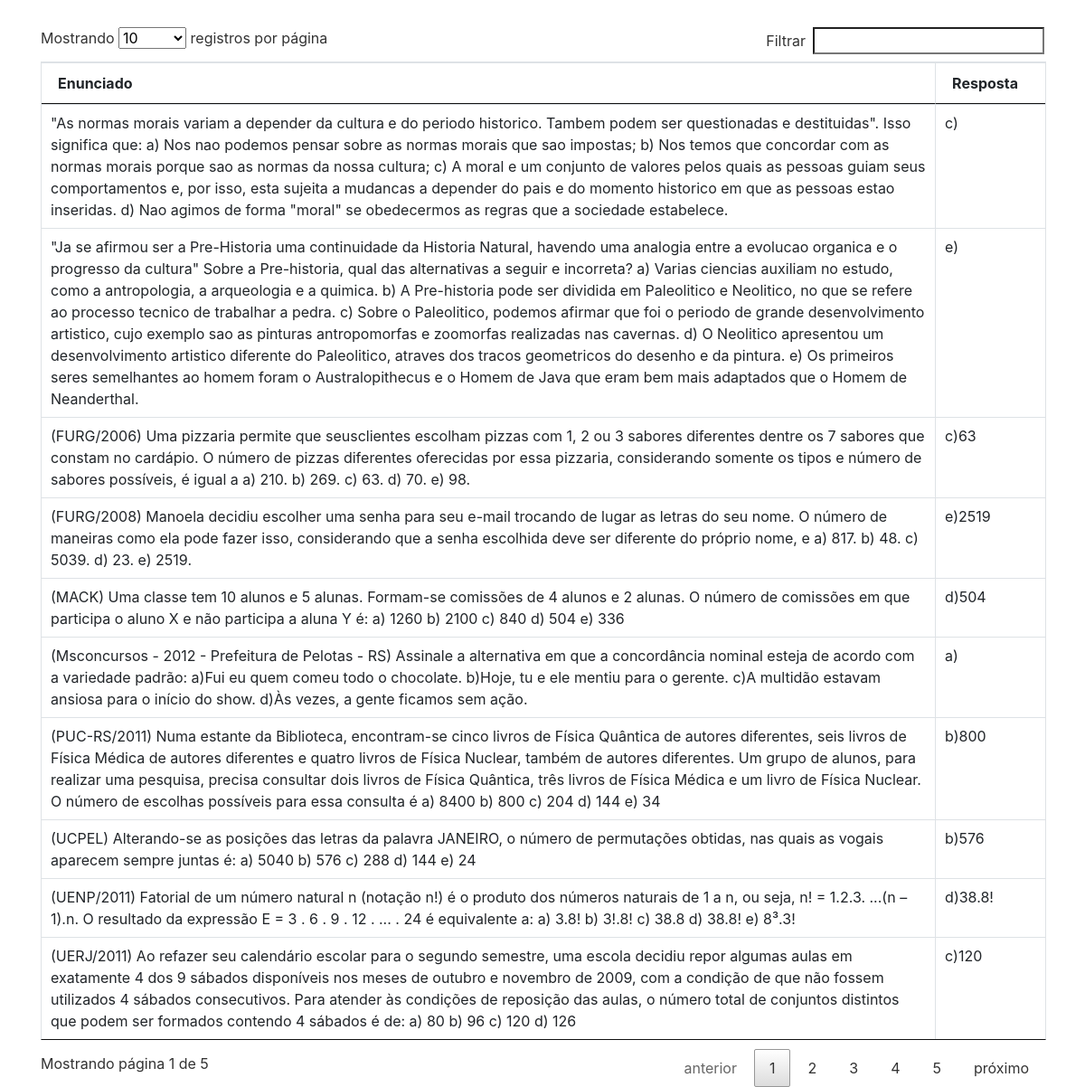
The page /listagem-questao.php on the database its author committed.
### tables this page shows
CREATE TABLE IF NOT EXISTS `questoes` (
  `idquestao` int(11) NOT NULL AUTO_INCREMENT,
  `questao` varchar(1000) NOT NULL,
  `resposta` varchar(20) NOT NULL,
  `img` varchar(500) DEFAULT NULL,
  PRIMARY KEY (`idquestao`)
);

### listagem-questao.php (the view, shortened to what this page needs)
<?php
    require_once 'conexao.php';
?>
<!DOCTYPE html>
<html lang="pt-br">
<head>
    <link rel="stylesheet" href="css/bootstrap.min.css">
    <link rel="stylesheet" href="css/datatable.css">
    <link rel="stylesheet" href="css/dataTables.bootstrap.min.css">
</head>
<body>
<div class="container" style="position:relative;top:30px;">
        <table id="tabela" class="table table-bordered table-hover">
            <thead>
                <tr class="th">
                    <th>Enunciado</th>
                    <th>Resposta</th>
                </tr>
            </thead>
            <tbody>
                <?php
                    $sql = "SELECT * FROM questoes";
                    $resultado = mysqli_query($conn, $sql);
                    while($row = mysqli_fetch_array($resultado)):
                ?>
                <tr>
                    <td><?php echo utf8_encode($row['questao'])?></td>
                    <td><?php echo utf8_encode($row['resposta'])?></td>
                </tr>
                <?php
                    endwhile;
                ?>
            </tbody>
        </table>
    </div>
</body>
</html>
</body>
</html>

### css/datatable.css (style rules this page uses)
table.dataTable { width:100%;margin:0 auto;clear:both;border-collapse:separate;border-spacing:0 }
table.dataTable thead th,table.dataTable tfoot th { font-weight:bold }
table.dataTable thead th,table.dataTable thead td { padding:10px 18px;border-bottom:1px solid #111 }
table.dataTable thead .sorting,table.dataTable thead .sorting_asc,table.dataTable thead .sorting_desc,table.dataTable thead .sorting_asc_disabled,table.dataTable thead .sorting_desc_disabled { cursor:pointer;*cursor:hand;background-repeat:no-repeat;background-position:center right }
table.dataTable thead .sorting { background-image:url("../images/sort_both.png") }
table.dataTable thead .sorting_asc { background-image:url("../images/sort_asc.png") }
table.dataTable tbody tr { background-color:#ffffff }
table.dataTable tbody th,table.dataTable tbody td { padding:8px 10px }
table.dataTable.no-footer { border-bottom:1px solid #111 }
table.dataTable,table.dataTable th,table.dataTable td { box-sizing:content-box }

### rows shown on the page
questoes: questao "(UCPEL) Alterando-se as posições das letras da palavra JANEIRO, o número de permutações obtidas, nas quais as vogais aparecem sempre juntas é: a) 5040 b) 576 c) 288 d) 144 e) 24", resposta "b)576"
questoes: questao "(FURG/2008) Manoela decidiu escolher uma senha para seu e-mail trocando de lugar as letras do seu nome. O número de maneiras como ela pode fazer isso, considerando que a senha escolhida deve ser diferente do próprio nome, e a) 817. b) 48. c) 5039. d) 23. e) 2519.", resposta "e)2519"
questoes: questao "(PUC-RS/2011) Numa estante da Biblioteca, encontram-se cinco livros de Física Quântica de autores diferentes, seis livros de Física Médica de autores diferentes e quatro livros de Física Nuclear, também de autores diferentes. Um grupo de alunos, para realizar uma pesquisa, precisa consultar dois livros de Física Quântica, três livros de Física Médica e um livro de Física Nuclear. O número de escolhas possíveis para essa consulta é a) 8400 b) 800 c) 204 d) 144 e) 34", resposta "b)800"
questoes: questao "(MACK) Uma classe tem 10 alunos e 5 alunas. Formam-se comissões de 4 alunos e 2 alunas. O número de comissões em que participa o aluno X e não participa a aluna Y é: a) 1260 b) 2100 c) 840 d) 504 e) 336", resposta "d)504"
questoes: questao "(UERJ/2011) Ao refazer seu calendário escolar para o segundo semestre, uma escola decidiu repor algumas aulas em exatamente 4 dos 9 sábados disponíveis nos meses de outubro e novembro de 2009, com a condição de que não fossem utilizados 4 sábados consecutivos. Para atender às condições de reposição das aulas, o número total de conjuntos distintos que podem ser formados contendo 4 sábados é de: a) 80 b) 96 c) 120 d) 126", resposta "c)120"
questoes: questao "(UENP/2011) Fatorial de um número natural n (notação n!) é o produto dos números naturais de 1 a n, ou seja, n! = 1.2.3. ...(n – 1).n. O resultado da expressão E = 3 . 6 . 9 . 12 . ... . 24 é equivalente a: a) 3.8! b) 3!.8! c) 38.8 d) 38.8! e) 8³.3!", resposta "d)38.8!"
questoes: questao "(FURG/2006) Uma pizzaria permite que seusclientes escolham pizzas com 1, 2 ou 3 sabores diferentes dentre os 7 sabores que constam no cardápio. O número de pizzas diferentes oferecidas por essa pizzaria, considerando somente os tipos e número de sabores possíveis, é igual a a) 210. b) 269. c) 63. d) 70. e) 98.", resposta "c)63"
questoes: questao "(Msconcursos - 2012 - Prefeitura de Pelotas - RS) Assinale a alternativa em que a concordância nominal esteja de acordo com a variedade padrão: a)Fui eu quem comeu todo o chocolate. b)Hoje, tu e ele mentiu para o gerente. c)A multidão estavam ansiosa para o início do show. d)Às vezes, a gente ficamos sem ação.", resposta "a)"
questoes: questao "\"Ja se afirmou ser a Pre-Historia uma continuidade da Historia Natural, havendo uma analogia entre a evolucao organica e o progresso da cultura\" Sobre a Pre-historia, qual das alternativas a seguir e incorreta? a) Varias ciencias auxiliam no estudo, como a antropologia, a arqueologia e a quimica. b) A Pre-historia pode ser dividida em Paleolitico e Neolitico, no que se refere ao processo tecnico de trabalhar a pedra. c) Sobre o Paleolitico, podemos afirmar que foi o periodo de grande desenvolvimento artistico, cujo exemplo sao as pinturas antropomorfas e zoomorfas realizadas nas cavernas. d) O Neolitico apresentou um desenvolvimento artistico diferente do Paleolitico, atraves dos tracos…", resposta "e)"
questoes: questao "\"As normas morais variam a depender da cultura e do periodo historico. Tambem podem ser questionadas e destituidas\". Isso significa que: a) Nos nao podemos pensar sobre as normas morais que sao impostas; b) Nos temos que concordar com as normas morais porque sao as normas da nossa cultura; c) A moral e um conjunto de valores pelos quais as pessoas guiam seus comportamentos e, por isso, esta sujeita a mudancas a depender do pais e do momento historico em que as pessoas estao inseridas. d) Nao agimos de forma \"moral\" se obedecermos as regras que a sociedade estabelece.", resposta "c)"
